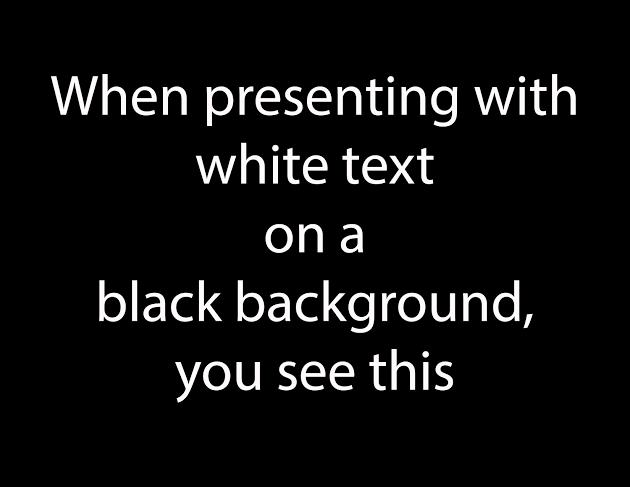
#> input picture Sec7/white_text.jpg, 630 x 487 px
$ jupyter execute imgproc7.ipynb
#> lines starting #> are read from the running program, lines starting #| are printed output that depends on the picture; after the words box and inside, x2 and y2 are one past the last pixel; in counts of white or black regions, pixels touching at a corner belong together
## OpenCV Doc Link  https://docs.opencv.org/4.x/d9/d61/tutorial_py_morphological_ops.html

[cell 1]
# import libraries
import cv2
import numpy as np
import warnings
warnings.filterwarnings('ignore')

[cell 2]
# read image and convert to gray
img=cv2.imread('white_text.jpg')
#> img is the input picture: shape (487, 630, 3); mean B, G, R 15.3, 15.3, 15.3
img=cv2.cvtColor(img,cv2.COLOR_BGR2GRAY)
#> img: shape (487, 630)

[cell 3]
# Thresholding
f,thresh_img=cv2.threshold(img,120,255,cv2.THRESH_BINARY)
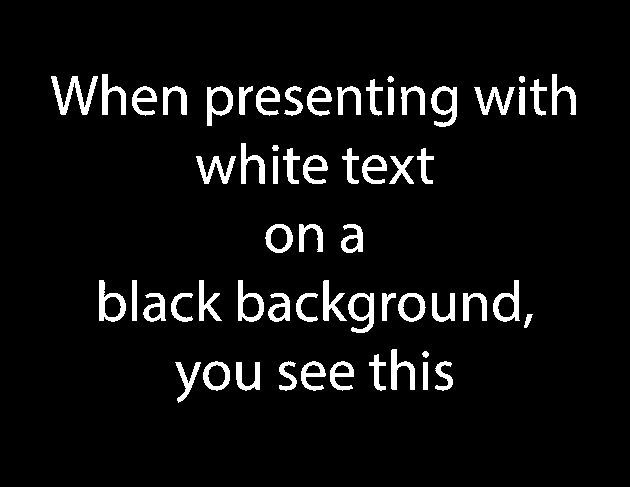
#> thresh_img: shape (487, 630); 6.1% white; 60 white regions, largest, box (x1, y1, x2, y2) and area: (51, 76, 98, 115) 703, (431, 86, 457, 127) 505, (348, 293, 374, 333) 493

[cell 4]
# Make Kernals
kernel_1 = cv2.getStructuringElement(cv2.MORPH_RECT,(5,5))
kernel_2 = cv2.getStructuringElement(cv2.MORPH_ELLIPSE,(5,5))
kernel_3 = cv2.getStructuringElement(cv2.MORPH_CROSS,(5,5))

[cell 5]
# Make Dilation
dilation1 = cv2.dilate(img,kernel_1,iterations = 1)
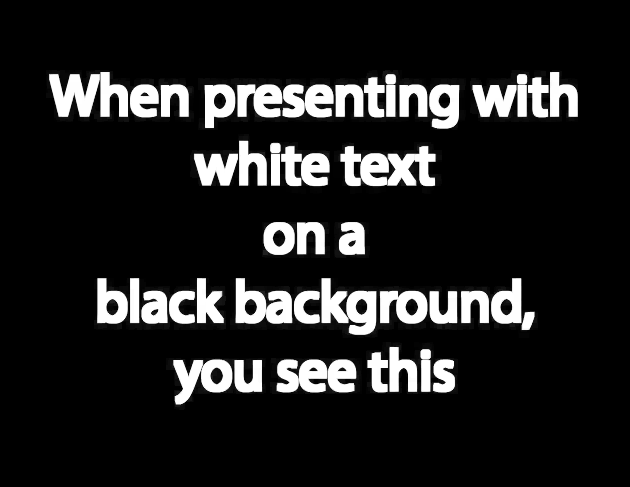
#> dilation1: shape (487, 630); min 0, max 255, mean 32.1
dilation2 = cv2.dilate(img,kernel_2,iterations = 1)
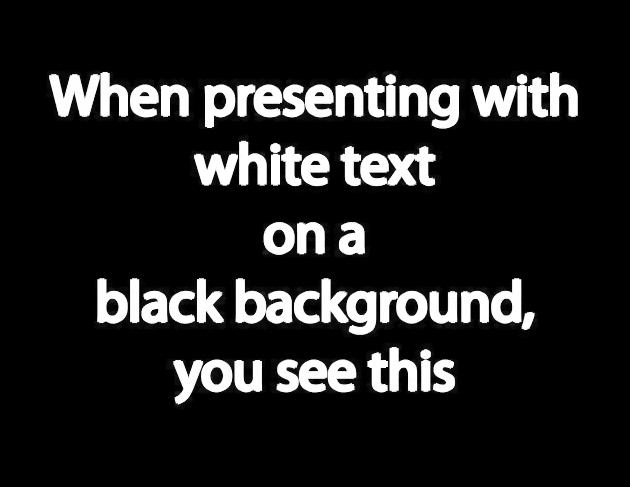
#> dilation2: shape (487, 630); min 0, max 255, mean 29.9
dilation3 = cv2.dilate(img,kernel_3,iterations = 1)
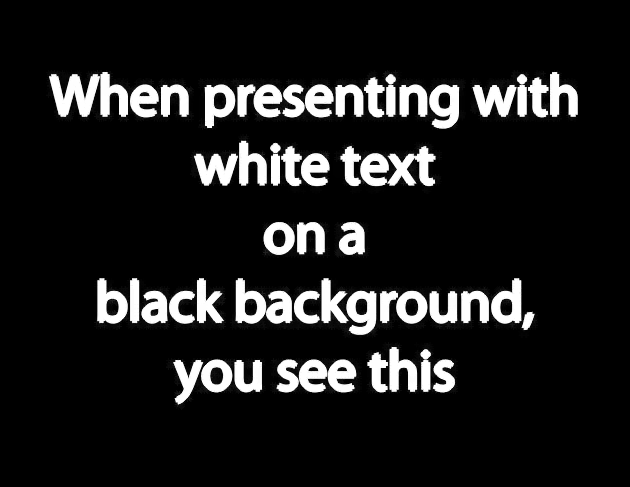
#> dilation3: shape (487, 630); min 0, max 255, mean 28.3

[cell 6]
# Show Dilation img
cv2.imshow('Dilation1 image',dilation1)
cv2.imshow('Dilation2 image',dilation2)
cv2.imshow('Dilation3 image',dilation3)
cv2.waitKey()
cv2.destroyAllWindows()

[cell 7]
# Make Erosion
erosion1 = cv2.erode(img,kernel_1,iterations = 1)
erosion2 = cv2.erode(img,kernel_2,iterations = 1)
erosion3 = cv2.erode(img,kernel_3,iterations = 1)
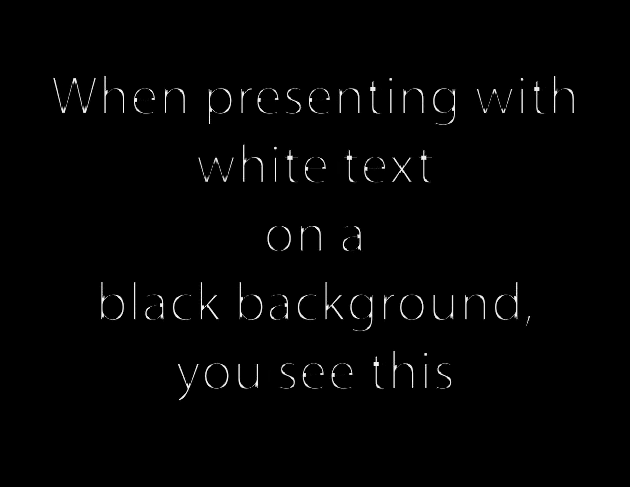
#> erosion3: shape (487, 630); min 0, max 252, mean 3.3

[cell 8]
# Show Erosion img
cv2.imshow('Erosion1 image',erosion1)
cv2.imshow('Erosion2 image',erosion2)
cv2.imshow('Erosion3 image',erosion3)
cv2.waitKey()
cv2.destroyAllWindows()

[cell 9]
# Make opening
opening1 = cv2.morphologyEx(img, cv2.MORPH_OPEN, kernel_1)
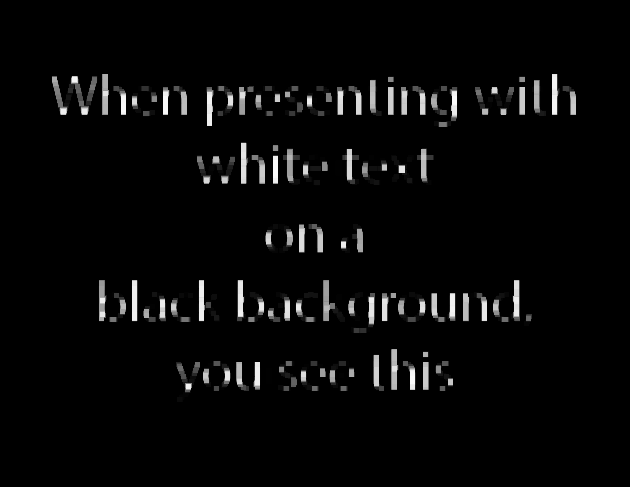
#> opening1: shape (487, 630); min 0, max 250, mean 7.8
opening2 = cv2.morphologyEx(img, cv2.MORPH_OPEN, kernel_2)
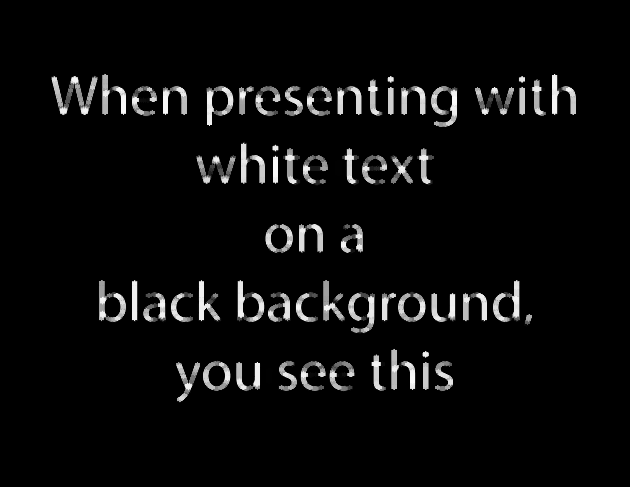
#> opening2: shape (487, 630); min 0, max 250, mean 11
opening3 = cv2.morphologyEx(img, cv2.MORPH_OPEN, kernel_3)
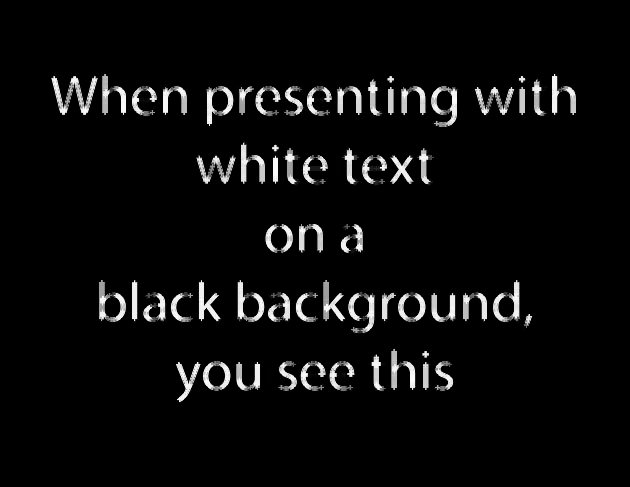
#> opening3: shape (487, 630); min 0, max 252, mean 11.6

[cell 10]
# Show Opening img
cv2.imshow('Opening1 image',opening1)
cv2.imshow('Opening2 image',opening2)
cv2.imshow('Opening3 image',opening3)
cv2.waitKey()
cv2.destroyAllWindows()

[cell 11]
# Make closing
closing1 = cv2.morphologyEx(img, cv2.MORPH_CLOSE, kernel_1)
closing2 = cv2.morphologyEx(img, cv2.MORPH_CLOSE, kernel_2)
closing3 = cv2.morphologyEx(img, cv2.MORPH_CLOSE, kernel_3)

[cell 12]
# Show Closing img
cv2.imshow('Closing1 image',closing1)
cv2.imshow('Closing2 image',closing2)
cv2.imshow('Closing3 image',closing3)
cv2.waitKey()
cv2.destroyAllWindows()

[cell 13]
# Make Gradient
g1 = cv2.morphologyEx(img, cv2.MORPH_GRADIENT, kernel_1)
g2 = cv2.morphologyEx(img, cv2.MORPH_GRADIENT, kernel_2)
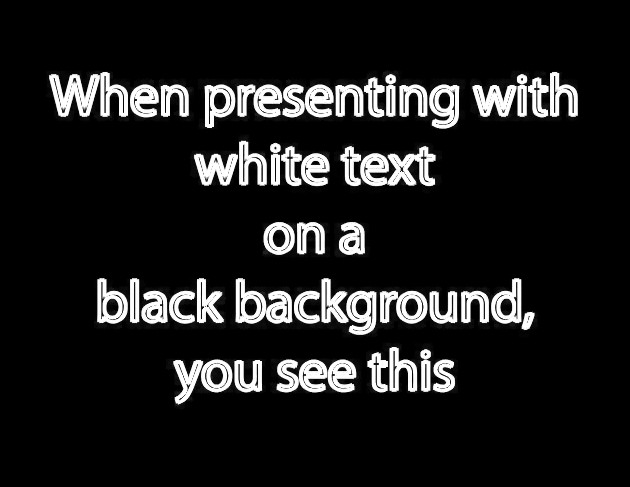
#> g2: shape (487, 630); min 0, max 255, mean 27.6
g3 = cv2.morphologyEx(img, cv2.MORPH_GRADIENT, kernel_3)
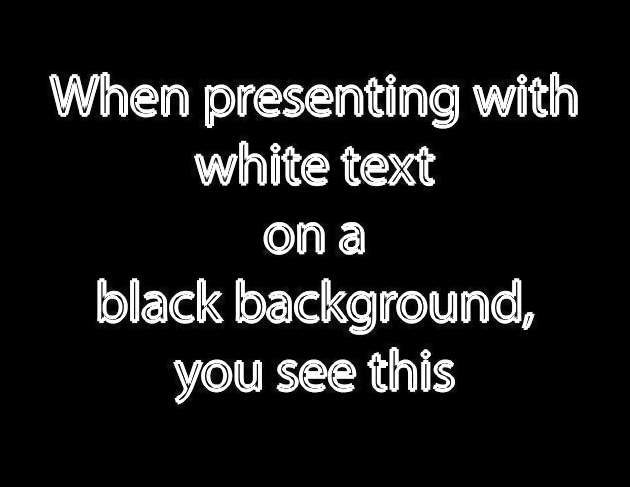
#> g3: shape (487, 630); min 0, max 255, mean 25
